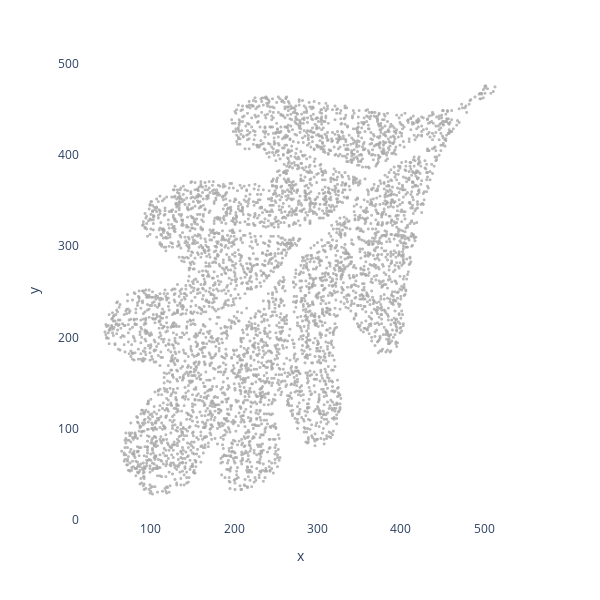

Notebook code for this chart:
### Markdown cell above
# Seeing the Scatter Plot

### Code cell
fig = px.scatter(df, x="x", y="y", width=600, height=600)

fig.update_layout(
    plot_bgcolor='white',
    paper_bgcolor='white',
    xaxis=dict(showgrid=False, visible=True),
    yaxis=dict(showgrid=False, visible=True),
)

fig.update_traces(marker=dict(size=3, color='darkgrey', opacity=0.8))

fig.show()

### Figure 1 — Plotly figure (JSON) as saved in the notebook; plotly's stock layout.template omitted (floating-point values rounded to 4 significant figures; data arrays with more than 128 entries replaced by an {"elided": "..."} marker saying what was removed)
{"data": [{"hovertemplate": "x=%{x}<br>y=%{y}<extra></extra>", "legendgroup": "", "marker": {"color": "darkgrey", "opacity": 0.8, "size": 3, "symbol": "circle"}, "mode": "markers", "name": "", "showlegend": false, "type": "scattergl", "x": {"elided": "5000 int values"}, "xaxis": "x", "y": {"elided": "5000 int values"}, "yaxis": "y"}], "layout": {"height": 600, "legend": {"tracegroupgap": 0}, "margin": {"t": 60}, "paper_bgcolor": "white", "plot_bgcolor": "white", "width": 600, "xaxis": {"anchor": "y", "domain": [0, 1], "showgrid": false, "title": {"text": "x"}, "visible": true}, "yaxis": {"anchor": "x", "domain": [0, 1], "showgrid": false, "title": {"text": "y"}, "visible": true}}}
